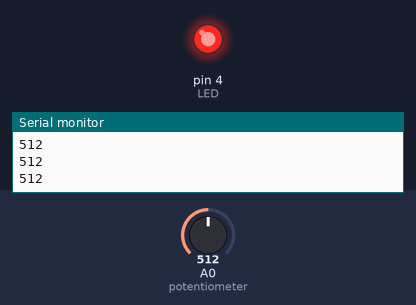
A sketch run on a simulated Arduino Uno, built with avr-gcc and run on an emulated ATmega328P. Parts: output pins drawn as LEDs (lit = HIGH), the last lines printed to the serial monitor. The inputs (shaded band) are chosen by the test bench; at power-on: A0 (potentiometer) = 512.

Above: at 1.2 s.
1.3 s: A0 (potentiometer) set to 407
2.8 s: A0 (potentiometer) set to 385
At 3.8 s:
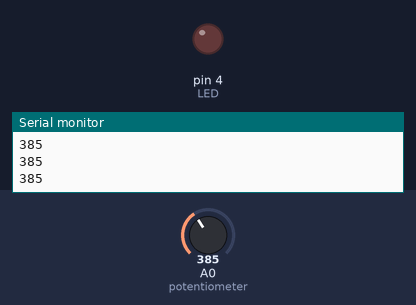
Timing chart, 0 to 5.8 s (numbered marks = the images above; inputs shaded):
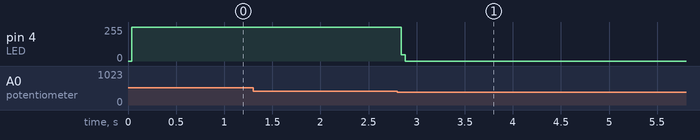

Measured:
- the behaviour switches between 400 and 399 on A0 (potentiometer) (found by bisection; images 0 and 1)
- after the input at 2.8 s, pin 4 (LED): 255/255 → 0/255 at once

The sketch:

sketch.ino
```cpp
// the setup routine runs once when you press reset:
void setup() {
  int LED =4;
  // initialize serial communication at 9600 bits per second:
  Serial.begin(9600);
  //goes for the led
  pinMode(LED, OUTPUT);
}

// the loop routine runs over and over again forever:
void loop() {
  // read the input on analog pin 0:
  int knobValue = analogRead(A0);
   // print out the value you read:
  Serial.println(knobValue);

  digitalWrite(4,LOW);

  if(knobValue >= 400){
    digitalWrite(4, HIGH);
  }
  else{
    digitalWrite(4, LOW);
  }

}
```
